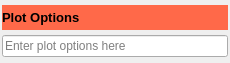
<?xml version="1.0" encoding="UTF-8"?>
<ui version="4.0">
 <class>IROOTPlotOptionsEntry</class>
 <widget class="QWidget" name="IROOTPlotOptionsEntry">
  <property name="geometry">
   <rect>
    <x>0</x>
    <y>0</y>
    <width>230</width>
    <height>63</height>
   </rect>
  </property>
  <property name="windowTitle">
   <string>Form</string>
  </property>
  <layout class="QVBoxLayout" name="verticalLayout">
   <property name="spacing">
    <number>2</number>
   </property>
   <property name="margin">
    <number>2</number>
   </property>
   <item>
    <widget class="QWidget" name="titleWidget" native="true">
     <property name="maximumSize">
      <size>
       <width>16777215</width>
       <height>25</height>
      </size>
     </property>
     <property name="font">
      <font>
       <pointsize>8</pointsize>
      </font>
     </property>
     <property name="styleSheet">
      <string notr="true">background-color: rgb(255, 105, 73);</string>
     </property>
     <layout class="QHBoxLayout" name="horizontalLayout_3">
      <property name="spacing">
       <number>1</number>
      </property>
      <property name="margin">
       <number>0</number>
      </property>
      <item>
       <widget class="QLabel" name="title">
        <property name="font">
         <font>
          <family>Segoe UI</family>
          <pointsize>10</pointsize>
          <weight>75</weight>
          <bold>true</bold>
         </font>
        </property>
        <property name="text">
         <string>Plot Options</string>
        </property>
       </widget>
      </item>
      <item>
       <spacer name="horizontalSpacer_3">
        <property name="orientation">
         <enum>Qt::Horizontal</enum>
        </property>
        <property name="sizeHint" stdset="0">
         <size>
          <width>40</width>
          <height>20</height>
         </size>
        </property>
       </spacer>
      </item>
      <item>
       <widget class="QToolButton" name="close">
        <property name="font">
         <font>
          <pointsize>9</pointsize>
          <weight>75</weight>
          <bold>true</bold>
         </font>
        </property>
        <property name="text">
         <string/>
        </property>
        <property name="icon">
         <iconset resource="resources.qrc">
          <normaloff>:/icons/icons/metro.icons/black/cancel.png</normaloff>:/icons/icons/metro.icons/black/cancel.png</iconset>
        </property>
        <property name="autoRaise">
         <bool>true</bool>
        </property>
       </widget>
      </item>
     </layout>
    </widget>
   </item>
   <item>
    <layout class="QHBoxLayout" name="horizontalLayout_2">
     <property name="spacing">
      <number>1</number>
     </property>
     <item>
      <widget class="QLineEdit" name="plotOptions">
       <property name="placeholderText">
        <string>Enter plot options here</string>
       </property>
      </widget>
     </item>
    </layout>
   </item>
  </layout>
 </widget>
 <resources>
  <include location="resources.qrc"/>
 </resources>
 <connections/>
</ui>
